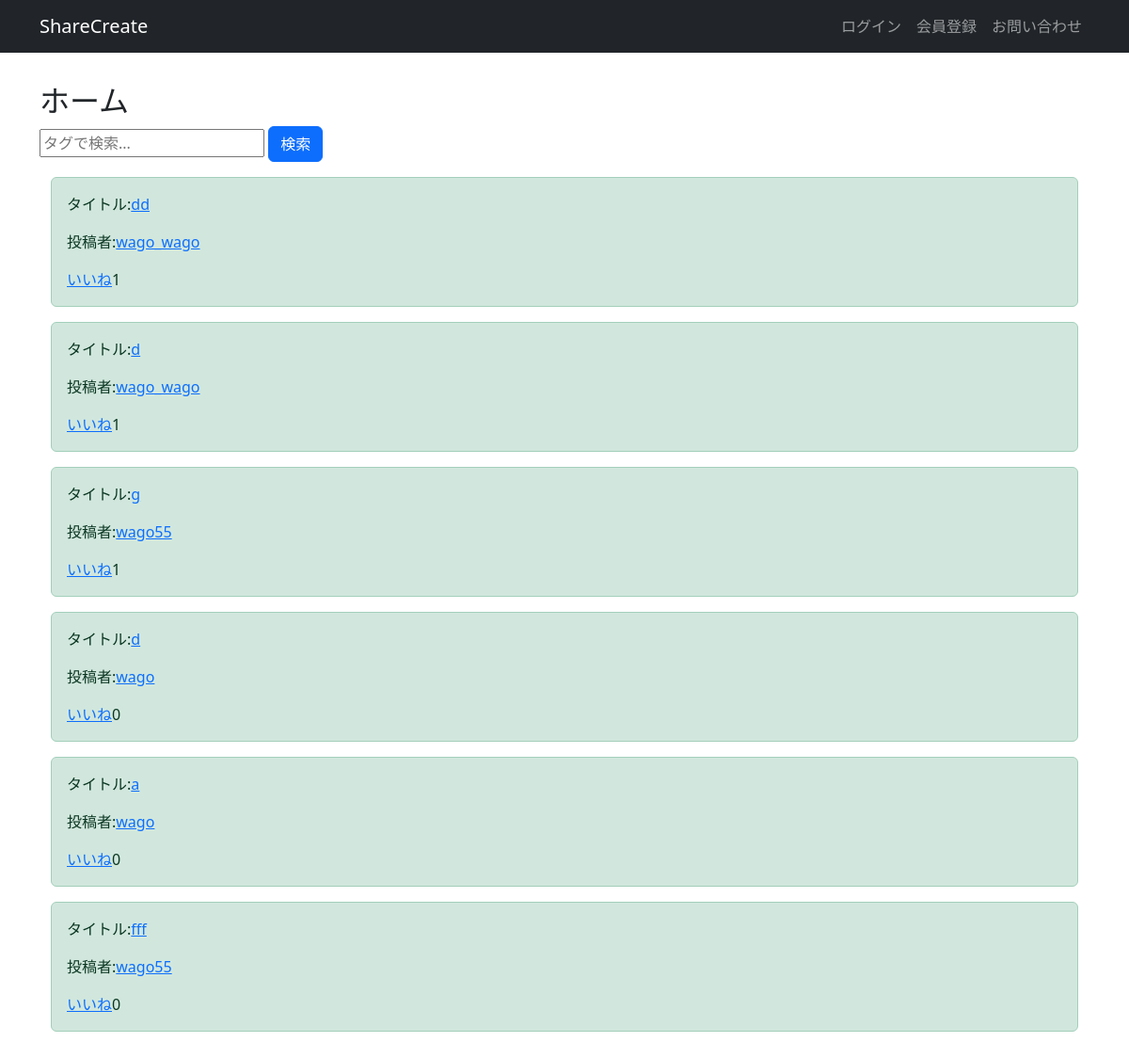
Page /accounts/home/ on the committed database.
### share_create/models.py (models this page shows)
class Article(models.Model):
    title = models.CharField('タイトル', max_length=50)
    url = models.URLField('URL')
    description = models.TextField('本文', max_length=100000)
    created_by = models.CharField('作成者', max_length=20, null=True)
    created_at = models.DateTimeField('作成時間', auto_now_add=True)
    updated_at = models.DateTimeField('最終更新時間', auto_now=True)
    user = models.ForeignKey(User, on_delete=models.CASCADE)
    fav = models.ManyToManyField(User, related_name='article_fav', blank=True)
    tags = TaggableManager(blank=True)
    class Meta:
        db_table = 'article'

### accounts/models.py (models this page shows, shortened)
class User(AbstractBaseUser, PermissionsMixin):
    username_validator = ASCIIUsernameValidator()
    username = models.CharField(
        _('username'),
        max_length=150,
        unique=True,
        help_text=_('Required. 150 characters or fewer. Letters, digits and @/./+/-/_ only.'),
        validators=[username_validator],
        error_messages={
            'unique': _("A user with that username already exists."),
        },
    )
    email = models.EmailField(_('email address'), blank=True)
    profile_icon = models.ImageField(_('プロフィール画像'), upload_to='profile_icons/', null=True, blank=True)
    self_introduction = models.CharField(_('self introduction'), max_length=512, blank=True)
    is_admin = models.BooleanField(default=False)
    is_staff = models.BooleanField(
        _('staff status'),
        default=False,
        help_text=_('Designates whether the user can log into this admin site.'),
    )
    is_active = models.BooleanField(
        _('active'),
        default=True,
        help_text=_(
            'Designates whether this user should be treated as active. '
            'Unselect this instead of deleting accounts.'
        ),
    )
    date_joined = models.DateTimeField(_('date joined'), default=timezone.now)
    GENDER_CHOICES = (
        ('男性', '男性'),
        ('女性', '女性'),
        ('その他', 'その他'),
    )
    sex = models.CharField('性別', max_length=4, choices=GENDER_CHOICES, null=True)
    old = models.IntegerField('年齢', null=True)
    last_name = models.CharField('姓', max_length=30, null=True)
    first_name = models.CharField('名', max_length=30, null=True)
    date_of_birth = models.DateField('誕生日', blank=True, null=True)
    objects = UserManager()
    EMAIL_FIELD = 'email'
    USERNAME_FIELD = 'username'
    REQUIRED_FIELDS = ['email']
    class Meta:
        verbose_name = _('user')
        verbose_name_plural = _('users')
        db_table = 'users'

### accounts/views.py (the view)
# urls.py: path('home/', HomeView.as_view(), name='home'),
class HomeView(ListView):
    template_name = 'account/home.html'
    model = Article
    def get_queryset(self):
        result = super(HomeView, self).get_queryset()
        query = self.request.GET.get('query')
        if query:
            tag = Tag.objects.get(name=query)
            result = Article.objects.filter(tags=tag)
            return result
        else:
            return Article.objects.exclude(created_by=self.request.user.username)

### templates/account/home.html
{% extends "base.html" %}
{% load django_bootstrap5 %}
{% load static %}
{% block main %}
     <link rel="stylesheet" type="text/css" href="{% static 'share_create/css/style.css' %}"/>
    <h2>ホーム</h2>
    <form method="get">
        <input class="input" type="text" name="query" placeholder="タグで検索..." >
        {% bootstrap_button button_type="submit" content="検索" %}
    </form>
    <div class="container mt-3">
        {% for article in object_list %}
            <div class="alert alert-success" role="alert">
                <p>タイトル:<a href="{% url 'share_create:detail_article' article.pk %}">{{ article.title }}</a></p>
                <p>投稿者:<a href="{% url 'accounts:detail_profile' article.user_id %}">{{ article.user.username }}</a></p>
                {% if request.user in article.fav.all %}
                    <a href="{% url 'share_create:fav_home' article.pk %}" >いいね</a>{{article.fav.count}}
                {% else %}
                    <a href="{% url 'share_create:fav_home' article.pk %}">いいね</a>{{article.fav.count}}
                {% endif %}
            </div>
        {% endfor %}
    </div>
{% endblock %}

### rows in the picture
Article: title "dd", user.username "wago_wago", fav.count "1"
Article: title "d", user.username "wago_wago", fav.count "1"
Article: title "g", user.username "wago55", fav.count "1"
Article: title "d", user.username "wago", fav.count "0"
Article: title "a", user.username "wago", fav.count "0"
Article: title "fff", user.username "wago55", fav.count "0"
